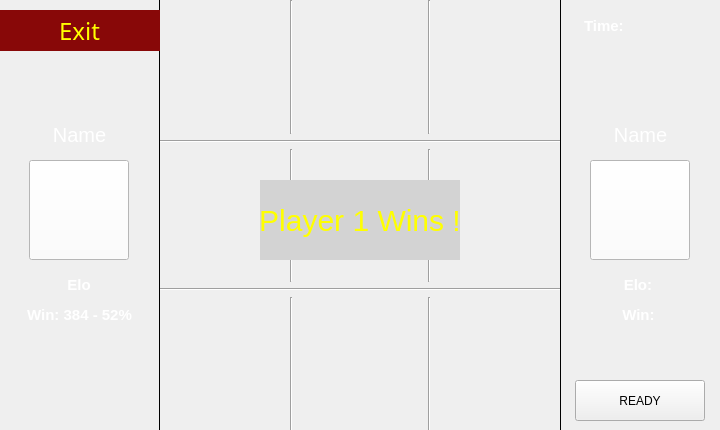
<?xml version="1.0" encoding="UTF-8"?>
<ui version="4.0">
 <class>Game_Screen</class>
 <widget class="QMainWindow" name="Game_Screen">
  <property name="geometry">
   <rect>
    <x>0</x>
    <y>0</y>
    <width>720</width>
    <height>430</height>
   </rect>
  </property>
  <property name="windowTitle">
   <string>MainWindow</string>
  </property>
  <property name="styleSheet">
   <string notr="true">#player1, #player2{
	border: 1px solid black;
}
#randomFrame{
	border: 1px solid black;
}
#textRandom{
	text-align: center;
}</string>
  </property>
  <widget class="QWidget" name="centralwidget">
   <property name="styleSheet">
    <string notr="true">#notification{
	background: #D3D3D3;
	color: yellow;
	font-size: 30px;
}</string>
   </property>
   <widget class="QWidget" name="layoutWidget">
    <property name="geometry">
     <rect>
      <x>160</x>
      <y>0</y>
      <width>401</width>
      <height>431</height>
     </rect>
    </property>
    <layout class="QGridLayout" name="gridLayout_11">
     <item row="3" column="4">
      <widget class="QFrame" name="gridFrame_6">
       <layout class="QGridLayout" name="gridLayout_6">
        <property name="sizeConstraint">
         <enum>QLayout::SetDefaultConstraint</enum>
        </property>
       </layout>
      </widget>
     </item>
     <item row="0" column="0">
      <widget class="QFrame" name="gridFrame">
       <layout class="QGridLayout" name="gridLayout">
        <property name="sizeConstraint">
         <enum>QLayout::SetDefaultConstraint</enum>
        </property>
       </layout>
      </widget>
     </item>
     <item row="3" column="3">
      <widget class="Line" name="line_6">
       <property name="orientation">
        <enum>Qt::Vertical</enum>
       </property>
      </widget>
     </item>
     <item row="6" column="0">
      <widget class="QFrame" name="gridFrame_7">
       <layout class="QGridLayout" name="gridLayout_7">
        <property name="sizeConstraint">
         <enum>QLayout::SetDefaultConstraint</enum>
        </property>
       </layout>
      </widget>
     </item>
     <item row="1" column="0" colspan="5">
      <widget class="Line" name="line">
       <property name="orientation">
        <enum>Qt::Horizontal</enum>
       </property>
      </widget>
     </item>
     <item row="6" column="4">
      <widget class="QFrame" name="gridFrame_9">
       <layout class="QGridLayout" name="gridLayout_9">
        <property name="sizeConstraint">
         <enum>QLayout::SetDefaultConstraint</enum>
        </property>
       </layout>
      </widget>
     </item>
     <item row="4" column="0" colspan="5">
      <widget class="Line" name="line_2">
       <property name="orientation">
        <enum>Qt::Horizontal</enum>
       </property>
      </widget>
     </item>
     <item row="0" column="1">
      <widget class="Line" name="line_3">
       <property name="orientation">
        <enum>Qt::Vertical</enum>
       </property>
      </widget>
     </item>
     <item row="0" column="2">
      <widget class="QFrame" name="gridFrame_2">
       <layout class="QGridLayout" name="gridLayout_2">
        <property name="sizeConstraint">
         <enum>QLayout::SetDefaultConstraint</enum>
        </property>
       </layout>
      </widget>
     </item>
     <item row="3" column="1">
      <widget class="Line" name="line_5">
       <property name="orientation">
        <enum>Qt::Vertical</enum>
       </property>
      </widget>
     </item>
     <item row="0" column="4">
      <widget class="QFrame" name="gridFrame_3">
       <layout class="QGridLayout" name="gridLayout_3">
        <property name="sizeConstraint">
         <enum>QLayout::SetDefaultConstraint</enum>
        </property>
       </layout>
      </widget>
     </item>
     <item row="3" column="0">
      <widget class="QFrame" name="gridFrame_4">
       <layout class="QGridLayout" name="gridLayout_4">
        <property name="sizeConstraint">
         <enum>QLayout::SetDefaultConstraint</enum>
        </property>
       </layout>
      </widget>
     </item>
     <item row="6" column="1">
      <widget class="Line" name="line_7">
       <property name="orientation">
        <enum>Qt::Vertical</enum>
       </property>
      </widget>
     </item>
     <item row="3" column="2">
      <widget class="QFrame" name="gridFrame_5">
       <layout class="QGridLayout" name="gridLayout_5">
        <property name="sizeConstraint">
         <enum>QLayout::SetDefaultConstraint</enum>
        </property>
       </layout>
      </widget>
     </item>
     <item row="6" column="2">
      <widget class="QFrame" name="gridFrame_8">
       <layout class="QGridLayout" name="gridLayout_8">
        <property name="sizeConstraint">
         <enum>QLayout::SetDefaultConstraint</enum>
        </property>
       </layout>
      </widget>
     </item>
     <item row="6" column="3">
      <widget class="Line" name="line_8">
       <property name="orientation">
        <enum>Qt::Vertical</enum>
       </property>
      </widget>
     </item>
     <item row="0" column="3">
      <widget class="Line" name="line_9">
       <property name="orientation">
        <enum>Qt::Vertical</enum>
       </property>
      </widget>
     </item>
    </layout>
   </widget>
   <widget class="QFrame" name="player1">
    <property name="geometry">
     <rect>
      <x>-1</x>
      <y>-10</y>
      <width>161</width>
      <height>450</height>
     </rect>
    </property>
    <property name="font">
     <font>
      <family>Roman</family>
      <pointsize>18</pointsize>
     </font>
    </property>
    <property name="styleSheet">
     <string notr="true">QFrame {
	background-image: url(:/game_bg.jpg);
}

#avatar{
	background:white;
}

#exit{
	background-color: #880808;
	border: none;
	color: yellow;
	font-size: 24px;
}

#name{
	background: none;
	color: white;
	text-align: center;
	font-size: 20px;
}

#elo{
	background: none;
	color: white;
	text-align: center;
	font-size: 15px;
}

#win{
	background: none;
	color: white;
	text-align: center;
	font-size: 15px;
}</string>
    </property>
    <property name="frameShape">
     <enum>QFrame::StyledPanel</enum>
    </property>
    <property name="frameShadow">
     <enum>QFrame::Raised</enum>
    </property>
    <widget class="QPushButton" name="avatar">
     <property name="geometry">
      <rect>
       <x>30</x>
       <y>170</y>
       <width>100</width>
       <height>100</height>
      </rect>
     </property>
     <property name="focusPolicy">
      <enum>Qt::NoFocus</enum>
     </property>
     <property name="text">
      <string/>
     </property>
     <property name="icon">
      <iconset resource="Resource/user_icon.qrc">
       <normaloff>:/user-solid.svg</normaloff>:/user-solid.svg</iconset>
     </property>
     <property name="iconSize">
      <size>
       <width>80</width>
       <height>80</height>
      </size>
     </property>
     <property name="checkable">
      <bool>false</bool>
     </property>
     <property name="checked">
      <bool>false</bool>
     </property>
     <property name="default">
      <bool>false</bool>
     </property>
     <property name="flat">
      <bool>false</bool>
     </property>
    </widget>
    <widget class="QPushButton" name="exit">
     <property name="geometry">
      <rect>
       <x>0</x>
       <y>20</y>
       <width>161</width>
       <height>41</height>
      </rect>
     </property>
     <property name="font">
      <font>
       <family>Script MT Bold</family>
       <pointsize>-1</pointsize>
      </font>
     </property>
     <property name="text">
      <string>Exit</string>
     </property>
    </widget>
    <widget class="QLabel" name="elo">
     <property name="geometry">
      <rect>
       <x>30</x>
       <y>280</y>
       <width>100</width>
       <height>30</height>
      </rect>
     </property>
     <property name="font">
      <font>
       <pointsize>-1</pointsize>
       <bold>true</bold>
      </font>
     </property>
     <property name="text">
      <string>Elo</string>
     </property>
     <property name="alignment">
      <set>Qt::AlignCenter</set>
     </property>
    </widget>
    <widget class="QLabel" name="name">
     <property name="geometry">
      <rect>
       <x>0</x>
       <y>130</y>
       <width>161</width>
       <height>30</height>
      </rect>
     </property>
     <property name="text">
      <string>Name</string>
     </property>
     <property name="alignment">
      <set>Qt::AlignCenter</set>
     </property>
    </widget>
    <widget class="QLabel" name="win">
     <property name="geometry">
      <rect>
       <x>0</x>
       <y>310</y>
       <width>161</width>
       <height>30</height>
      </rect>
     </property>
     <property name="font">
      <font>
       <pointsize>-1</pointsize>
       <bold>true</bold>
      </font>
     </property>
     <property name="text">
      <string>Win: 384 - 52%</string>
     </property>
     <property name="alignment">
      <set>Qt::AlignCenter</set>
     </property>
    </widget>
   </widget>
   <widget class="QFrame" name="player2">
    <property name="geometry">
     <rect>
      <x>560</x>
      <y>-10</y>
      <width>161</width>
      <height>450</height>
     </rect>
    </property>
    <property name="styleSheet">
     <string notr="true">QFrame {
	background-image: url(:/game_bg.jpg);
}

#avatar_2{
	background:white;
}

#name_2{
	background: none;
	color: white;
	text-align: center;
	font-size: 20px;
}

#elo_2{
	background: none;
	color: white;
	text-align: center;
	font-size: 15px;
}

#win_2{
	background: none;
	color: white;
	text-align: center;
	font-size: 15px;
}

#timer{
	background: none;
	color: white;
	text-align: center;
	font-size: 15px;
	padding-left: 20px
}</string>
    </property>
    <property name="frameShape">
     <enum>QFrame::StyledPanel</enum>
    </property>
    <property name="frameShadow">
     <enum>QFrame::Raised</enum>
    </property>
    <widget class="QPushButton" name="avatar_2">
     <property name="geometry">
      <rect>
       <x>30</x>
       <y>170</y>
       <width>100</width>
       <height>100</height>
      </rect>
     </property>
     <property name="focusPolicy">
      <enum>Qt::NoFocus</enum>
     </property>
     <property name="autoFillBackground">
      <bool>false</bool>
     </property>
     <property name="text">
      <string/>
     </property>
     <property name="icon">
      <iconset resource="Resource/user_icon.qrc">
       <normaloff>:/user-solid.svg</normaloff>:/user-solid.svg</iconset>
     </property>
     <property name="iconSize">
      <size>
       <width>80</width>
       <height>80</height>
      </size>
     </property>
     <property name="autoDefault">
      <bool>false</bool>
     </property>
     <property name="default">
      <bool>false</bool>
     </property>
    </widget>
    <widget class="QLabel" name="elo_2">
     <property name="geometry">
      <rect>
       <x>30</x>
       <y>280</y>
       <width>100</width>
       <height>30</height>
      </rect>
     </property>
     <property name="font">
      <font>
       <pointsize>-1</pointsize>
       <bold>true</bold>
      </font>
     </property>
     <property name="text">
      <string>Elo: </string>
     </property>
     <property name="alignment">
      <set>Qt::AlignCenter</set>
     </property>
    </widget>
    <widget class="QLabel" name="name_2">
     <property name="geometry">
      <rect>
       <x>0</x>
       <y>130</y>
       <width>161</width>
       <height>30</height>
      </rect>
     </property>
     <property name="text">
      <string>Name</string>
     </property>
     <property name="alignment">
      <set>Qt::AlignCenter</set>
     </property>
    </widget>
    <widget class="QLabel" name="win_2">
     <property name="geometry">
      <rect>
       <x>0</x>
       <y>310</y>
       <width>161</width>
       <height>30</height>
      </rect>
     </property>
     <property name="font">
      <font>
       <pointsize>-1</pointsize>
       <bold>true</bold>
      </font>
     </property>
     <property name="text">
      <string>Win: </string>
     </property>
     <property name="alignment">
      <set>Qt::AlignCenter</set>
     </property>
    </widget>
    <widget class="QLabel" name="timer">
     <property name="geometry">
      <rect>
       <x>0</x>
       <y>20</y>
       <width>161</width>
       <height>31</height>
      </rect>
     </property>
     <property name="font">
      <font>
       <pointsize>-1</pointsize>
       <bold>true</bold>
      </font>
     </property>
     <property name="text">
      <string>Time:</string>
     </property>
    </widget>
    <widget class="QPushButton" name="readyButton">
     <property name="geometry">
      <rect>
       <x>15</x>
       <y>390</y>
       <width>130</width>
       <height>41</height>
      </rect>
     </property>
     <property name="text">
      <string>READY</string>
     </property>
    </widget>
   </widget>
   <widget class="QLabel" name="notification">
    <property name="geometry">
     <rect>
      <x>260</x>
      <y>180</y>
      <width>200</width>
      <height>80</height>
     </rect>
    </property>
    <property name="styleSheet">
     <string notr="true"/>
    </property>
    <property name="text">
     <string>Player 1 Wins !</string>
    </property>
    <property name="scaledContents">
     <bool>true</bool>
    </property>
    <property name="alignment">
     <set>Qt::AlignCenter</set>
    </property>
   </widget>
  </widget>
 </widget>
 <resources>
  <include location="Resource/user_icon.qrc"/>
 </resources>
 <connections/>
</ui>
